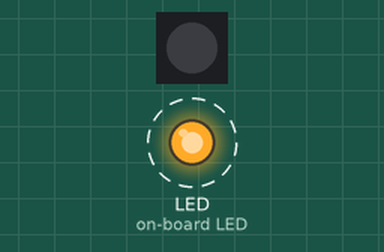
Simulated run of this program. Board: CircuitPython board. Parts: 1 RGB LEDs in strip order, left to right, output pins drawn as LEDs (lit = HIGH). Dashed ring = blinking. Dim RGB values are drawn brighter than linear.

Above: at 0.15 s.
At 8.85 s:
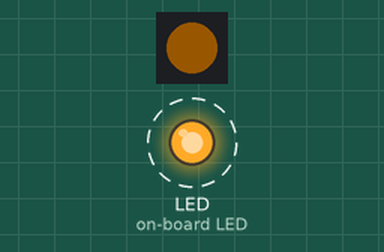
At 18.45 s:
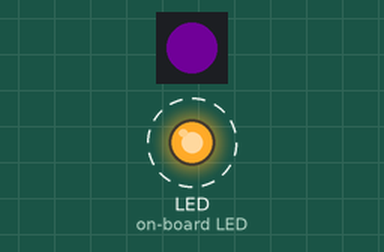
At 38.85 s:
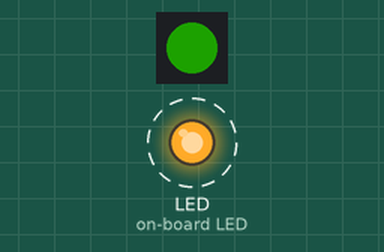
Timing chart, 0 to 40.0 s (numbered marks = the images above):
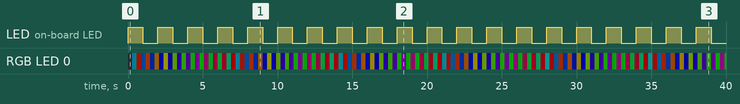

Measured:
- by itself, LED (on-board LED): alternates HIGH for 1.0 s and LOW for 1.0 s
- by itself, RGB LED 0: off → RGB(0, 18, 22) at 0.30 s, → RGB(36, 4, 0) 0.30 s later, → RGB(0, 12, 27) 0.30 s later, → RGB(30, 10, 0) 0.30 s later, … (133 changes in this stretch)

The program:

code.py
```python
# import _asyncio as asyncio
import asyncio
import board
import neopixel
from digitalio import DigitalInOut, Direction
from rainbowio import colorwheel
import time

async def blink_neopixel():
    with neopixel.NeoPixel(board.NEOPIXEL, 1) as pixel:
        pixel.brightness = 0.16
        while True:
            for color_value in range(255):
                await asyncio.sleep(0.001)
                pixel[0] = colorwheel(color_value)
                await asyncio.sleep(0.001)

async def blink_led():
    with DigitalInOut(board.LED) as led:
        led.direction = Direction.OUTPUT
        while True:
            led.value = True
            await asyncio.sleep(1)
            led.value = False
            await asyncio.sleep(1)

async def main():
    blink_led_task = asyncio.create_task(blink_led())
    blink_neopixel_task = asyncio.create_task(blink_neopixel())
    await asyncio.gather(blink_led_task, blink_neopixel_task)

asyncio.run(main())
```
